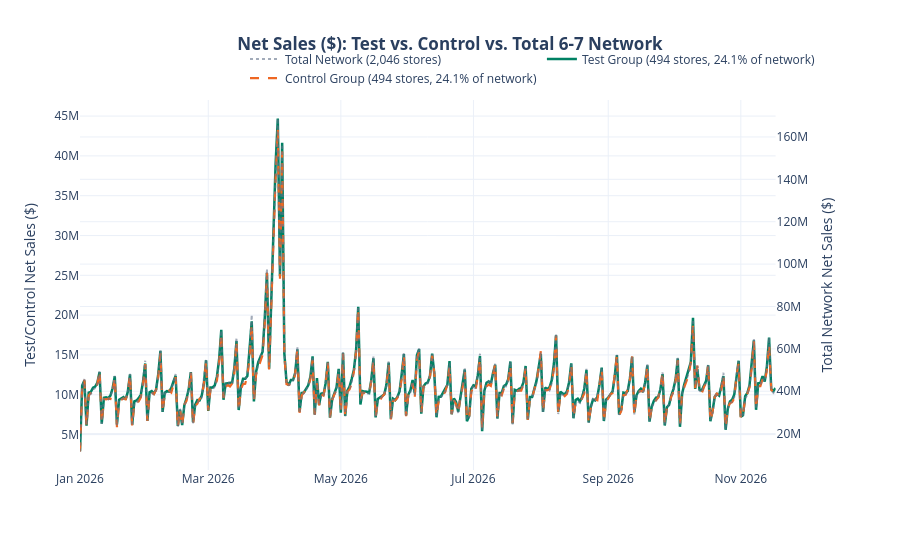

This figure's notebook cell:
### Markdown cell above
## 4. Test & Control Groups vs. the Total 6-7 Network

To show how the experimental groups relate to the whole chain, we plot the daily series of the **total network** (all stores) alongside the test and control groups. Store counts are computed from the data.

### Code cell
# Daily totals for the entire network
daily_total_network = df_results.groupby('dt_ref').agg({
    'net_sales': 'sum',
    'qty_sold': 'sum'
}).reset_index()

# Chart with a secondary axis for the network total
fig = make_subplots(specs=[[{"secondary_y": True}]])

# Network total on the secondary axis
fig.add_trace(
    go.Scatter(
        x=daily_total_network['dt_ref'], y=daily_total_network['net_sales'],
        name=f'Total Network ({total_stores:,} stores)', line=dict(color=PALETTE['total'], width=2, dash='dot'),
        opacity=0.6
    ),
    secondary_y=True
)

# Test and control groups on the primary axis
fig.add_trace(
    go.Scatter(
        x=daily_piv.index, y=daily_piv[('net_sales', 'test')],
        name=f'Test Group ({n_test:,} stores, {n_test/total_stores*100:.1f}% of network)', line=dict(color=PALETTE['test'], width=2.5)
    ),
    secondary_y=False
)

fig.add_trace(
    go.Scatter(
        x=daily_piv.index, y=daily_piv[('net_sales', 'control')],
        name=f'Control Group ({n_control:,} stores, {n_control/total_stores*100:.1f}% of network)', line=dict(color=PALETTE['control'], width=2.2, dash='dash')
    ),
    secondary_y=False
)

fig.update_layout(
    title=dict(text='<b>Net Sales ($): Test vs. Control vs. Total 6-7 Network</b>', x=0.5),
    template='plotly_white',
    height=550,
    hovermode='x unified',
    legend=dict(orientation='h', yanchor='bottom', y=1.02, xanchor='right', x=1)
)

fig.update_yaxes(title_text='Test/Control Net Sales ($)', secondary_y=False)
fig.update_yaxes(title_text='Total Network Net Sales ($)', secondary_y=True)
fig.show()

### Figure 1 — Plotly figure (JSON) as saved in the notebook; plotly's stock layout.template omitted (floating-point values rounded to 4 significant figures; data arrays with more than 128 entries replaced by an {"elided": "..."} marker saying what was removed)
{"data": [{"line": {"color": "#64748B", "dash": "dot", "width": 2}, "name": "Total Network (2,046 stores)", "opacity": 0.6, "type": "scatter", "x": {"elided": "321 str values"}, "xaxis": "x", "y": {"elided": "321 float values"}, "yaxis": "y2"}, {"line": {"color": "#008163", "width": 2.5}, "name": "Test Group (494 stores, 24.1% of network)", "type": "scatter", "x": {"elided": "321 str values"}, "xaxis": "x", "y": {"elided": "321 float values"}, "yaxis": "y"}, {"line": {"color": "#EE6723", "dash": "dash", "width": 2.2}, "name": "Control Group (494 stores, 24.1% of network)", "type": "scatter", "x": {"elided": "321 str values"}, "xaxis": "x", "y": {"elided": "321 float values"}, "yaxis": "y"}], "layout": {"height": 550, "hovermode": "x unified", "legend": {"orientation": "h", "x": 1, "xanchor": "right", "y": 1.02, "yanchor": "bottom"}, "title": {"text": "<b>Net Sales ($): Test vs. Control vs. Total 6-7 Network</b>", "x": 0.5}, "xaxis": {"anchor": "y", "domain": [0, 0.94]}, "yaxis": {"anchor": "x", "domain": [0, 1], "title": {"text": "Test/Control Net Sales ($)"}}, "yaxis2": {"anchor": "x", "overlaying": "y", "side": "right", "title": {"text": "Total Network Net Sales ($)"}}}}
